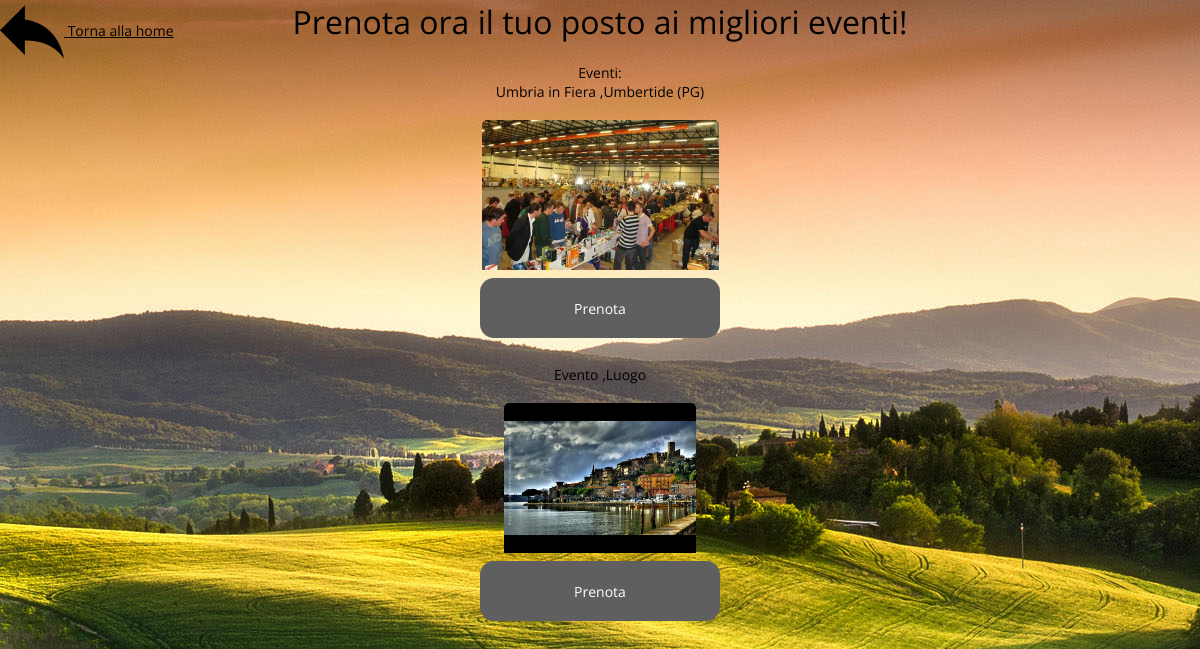
Screenshot of /php/prenota_eventi.php (signed in) with the database file from the repository.
### tables this page shows
CREATE TABLE `eventi` (
  `ideventi` int(11) NOT NULL AUTO_INCREMENT,
  `tipologia` varchar(45) NOT NULL,
  `datainserimento` date NOT NULL,
  `maxpartecipanti` int(11) NOT NULL,
  `nome` varchar(45) NOT NULL,
  `cognome` varchar(45) NOT NULL,
  `descrizione` text,
  `dataevento` date NOT NULL,
  `titolo` varchar(45) NOT NULL,
  `luogo` varchar(45) NOT NULL,
  `image` varchar(45) DEFAULT NULL,
  `nomeutente` varchar(45) NOT NULL,
  PRIMARY KEY (`ideventi`)
);

### php/prenota_eventi.php (the view, shortened to what this page needs)
<!DOCTYPE html>
<html lang="it">
    <head>
        <link href="../css/style.css" rel="stylesheet" type="text/css">
    </head>
    <body>
        <a href="../index.php" class="allinea-bottone">
            <img id='freccia' src="../Immagini/indietro.png" alt="Torna indietro"> Torna alla home
        </a>
    </body>
    <?php
        require_once('./connection.php');
        print("<h1> Prenota ora il tuo posto ai migliori eventi!</h1>");
        if(isset($_SESSION['organizzatore']) || isset($_SESSION['utente'])) {
            $query = "
                        SELECT *
                        FROM eventi
                        WHERE tipologia = 'eventi'
                    ";
            $risultato = $dbCon->query($query) or trigger_error($dbCon->error."[$query]");
            $numeroRisultati = $risultato->num_rows;
            if($numeroRisultati != 0){
                echo "Eventi:";
                echo "<br>";
                while ($obj = $risultato->fetch_object()) {
                    echo $obj->titolo.' ,'.$obj->luogo;
                    print("<br> <br> <img src=" . $obj->image . " alt='Immagine'>");
                    print("
                        <form method='POST' action='./prenota_process.php'>
                            <button class='bottone-prenotazione'> Prenota </button>
                        </form>
                        ");
                    echo "<br>";
                }
            } else {
                print("<p> Non sono disponibili eventi di questa tipologia! Riprova più tardi! <br> </p> <a href='../index.php'> Torna indietro</a>");
            }
        } else {
            header('Location: ./login.php');
            exit;
        }
    ?>
</html>

### css/style.css (style rules this page uses)
* { padding: 0; margin: 0; font: 14px 'Open sans', sans-serif; color: black; transition: all .4s ease-in-out; }
body { background-image: url("../Immagini/sfondo.jpg"); background-repeat: no-repeat; background-attachment: fixed; background-size: cover; text-align: center; }
h1 { margin: 0; margin-bottom: 20px; font-size: 32px; color: black; }
.allinea-bottone { position: absolute; top: 0%; left: 0%; }
.bottone-prenotazione { border-radius: 14px; height: 60px; background-color: #5F5F5F; color: white; padding: 14px 20px; margin: 8px 0; border: none; cursor: pointer; width: 20%; }
img { border-radius: 5px 5px 0 0; max-width: 250px; max-height: 150px; }
audio, canvas, iframe, img, svg, video { vertical-align: middle; }

### rows the page displays
eventi: titolo "Umbria in Fiera", luogo "Umbertide (PG)", image (picture)
eventi: titolo "Evento", luogo "Luogo", image (picture)
